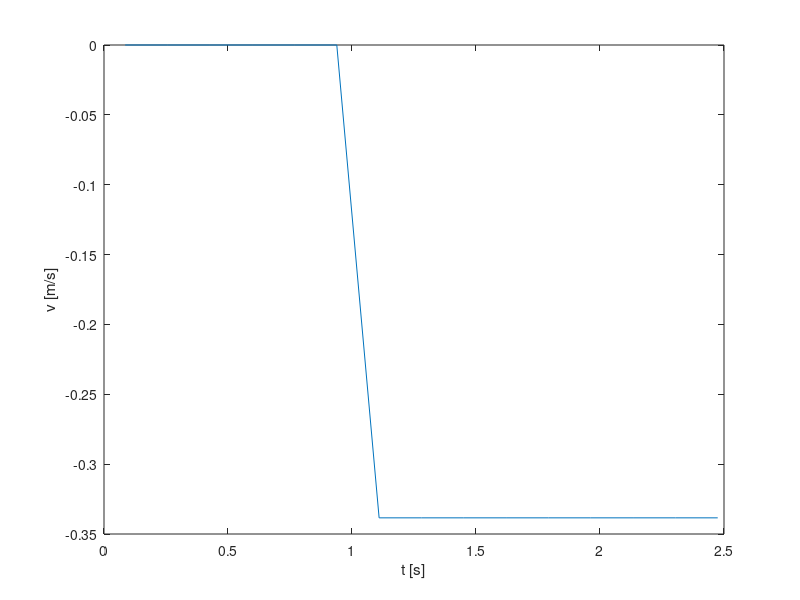

This figure's MATLAB source:
load('grunnfrekvens.mat');
f = max(fw);

load('konstant_hastighet4.mat');

T = 20.2;
c = 331.1 + 0.606*T;
v = (1 - f./fw).*c;
length(tw)
plot(tw(1:15), v(1:15));
hold on
xlabel('t [s]')
ylabel('v [m/s]')
hold off

fm = f - dfrek
v = (1 - f./fm).*c